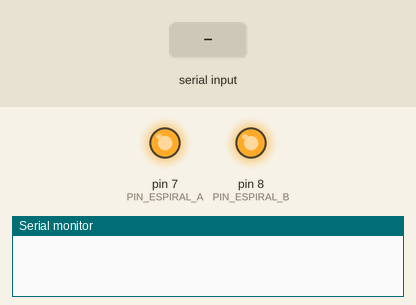
A sketch run on a simulated Arduino Uno, built with avr-gcc and run on an emulated ATmega328P. Parts: output pins drawn as LEDs (lit = HIGH), the last lines printed to the serial monitor. Inputs (shaded band) come from the test bench. Pins used as bus, display or sensor lines are not drawn.

Above: at 1.2 s.
1.3 s: "a" received over the second serial link
At 1.7 s:
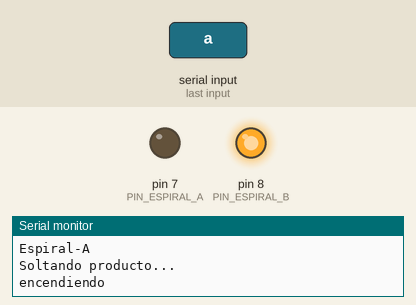
3.8 s: "b" received over the second serial link
At 4.6 s:
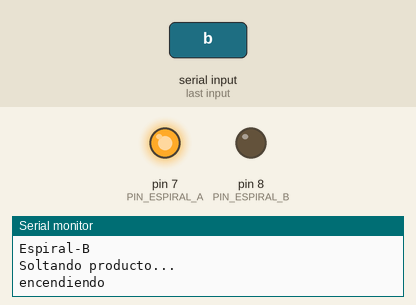
Timing chart, 0 to 6.8 s (numbered marks = the images above; inputs shaded):
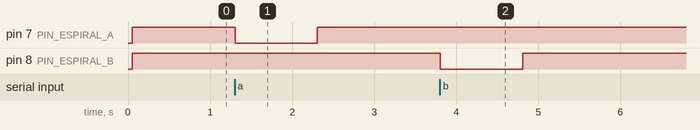

The sketch:

arduino_vending_machine_script.ino
```cpp
#include <SPI.h>
#include <MFRC522.h>
#include <SoftwareSerial.h>
#define PIN_ESPIRAL_A 7
#define PIN_ESPIRAL_B 8
#define PIN_ESPIRAL_C 4

MFRC522 mfrc522(10,9);//RFID
SoftwareSerial BT(5,6);//Bluetooth TX,RX

/*
 Abstracción sobre el Objeto espiral.
 Representa cada motor conectado a un relay
 y sus comportamientos
*/

class Espiral{
  private:
    int pinMotor;
  public:
    Espiral(int pinMotor){
      this->pinMotor=pinMotor;
    }

    void setup(){
      pinMode(this->pinMotor,OUTPUT);
      this->apagar();
    }

    void encender(){
      digitalWrite(this->pinMotor,LOW);
    }

    void apagar(){
      digitalWrite(this->pinMotor,HIGH);
    }

    void soltarProducto(){
      Serial.println("Soltando producto...");
      this->encender();
      Serial.println("encendiendo");
      delay(1000);
      this->apagar();
      Serial.println("apagando");

    }
};

/*
 Abstracción sobre el Objeto RFIDScanner.
 Representa a un scanner RFID  de verdad
 sus comportamientos y atributos
*/
class RFIDScanner{

  public:
    static void setup(){
      SPI.begin();        //Iniciamos el Bus SPI
      mfrc522.PCD_Init(); // Iniciamos  el MFRC522
    }

    static boolean cardDetectada(){
      return  mfrc522.PICC_IsNewCardPresent() && mfrc522.PICC_ReadCardSerial();
    }

    static void limpiarLectura(){
      mfrc522.PICC_HaltA();
    }

    static int lecturaSize(){
      return mfrc522.uid.size;
    }

    static void enviarUIDCARD(){
          // Enviamos serialemente su UID
          Serial.println("Tarjeta detectada!");
          BT.print("x");
          for (byte i = 0; i < RFIDScanner::lecturaSize(); i++) {
            BT.print(mfrc522.uid.uidByte[i] < 0x10 ? " 0" : " ");
            BT.print(mfrc522.uid.uidByte[i], HEX);
          }
          BT.print("y");
          // Terminamos la lectura de la tarjeta  actual
          RFIDScanner::limpiarLectura();
    }
};

/*
 Abstracción sobre el Objeto BluetoothDevice.
 encapsula el objeto bluetooth de la librería
 Software serial
*/
class BluetoothDevice{
  public:
    static void setup(){
      BT.begin(9600);
    }

    static boolean hayPaquete(){
       return BT.available();
    }

    static char obtenerPaquete(){
      char paquete=BT.read();
      return paquete;
    }
};

Espiral espiralA(PIN_ESPIRAL_A);
Espiral espiralB(PIN_ESPIRAL_B);

void setup() {
  //siempre escuchando por 9600,
  //el arduino mantendrá una comunicación serial siempre con
  //el celular, que este le estará informando sobre la elección
  //del usuario
  Serial.begin(9600);
  //iniciar RFID
  RFIDScanner::setup();
  //Bluetooth
  BluetoothDevice::setup();
  //iniciar Espirales
  espiralA.setup();
  espiralB.setup();
}

void loop() {
  //escanear tarjeta cuando sea necesario
  scanearRFIDCard();
  //Entregar producto dependiendo del comando recibido
  entregarProducto();
}

//Escanear RFID Card
/*
espera que se detecte una tarjeta RFID
que esté cerca del lector para poder así
usar el método de envío del UID de la tarjeta
RFID a la interfaz.
*/
void scanearRFIDCard(){
  if ( RFIDScanner::cardDetectada()) {
    RFIDScanner::enviarUIDCARD();
  }
}


//soltar producto
/*
una rutina que tiene como función recibir manipular un motor
(espiral con productos) dependiendo del comando recibido
desde la interfaz (dispositivo android) para entregar el producto
 que el usuario ha escogido
*/
void entregarProducto(){

  if(BluetoothDevice::hayPaquete()){
    switch(BluetoothDevice::obtenerPaquete()){
      case 'a':
       Serial.println("Espiral-A");
       espiralA.soltarProducto();
      break;
      case 'b':
       Serial.println("Espiral-B");
       espiralB.soltarProducto();
      break;
    }
  }

}
```

Measured:
- after the input at 1.3 s, pin 7 (PIN_ESPIRAL_A): HIGH → LOW at once, → HIGH 1.0 s later
- after the input at 3.8 s, pin 8 (PIN_ESPIRAL_B): HIGH → LOW at once, → HIGH 1.0 s later
